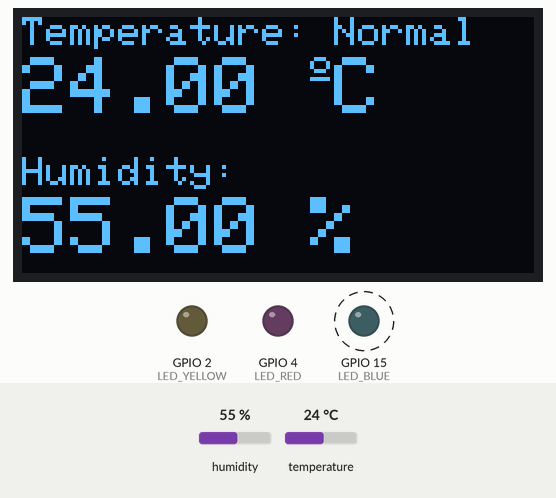
This program was run on a simulated ESP32. Shown: 128×64 one-colour display, output pins drawn as LEDs (lit = HIGH). Dashed ring = blinking. The test bench sets the inputs (shaded band); at power-on: temperature 24 °C, humidity 55 %.

Above: at 3.6 s.
3.7 s: temperature set to 39.1 °C
At 7.4 s:
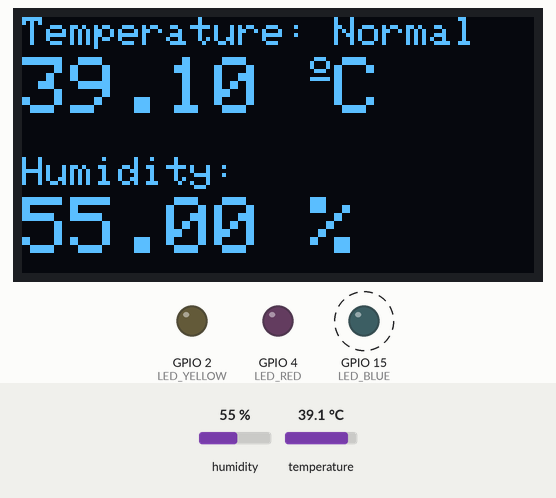
9.1 s: temperature set to 40.4 °C
At 10.5 s:
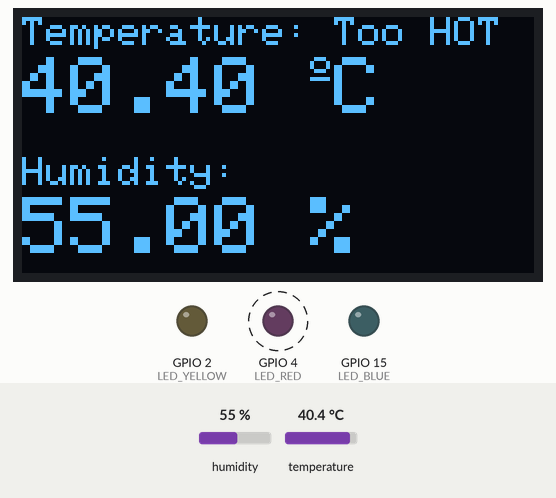
13.2 s: humidity set to 22 %
At 15.7 s:
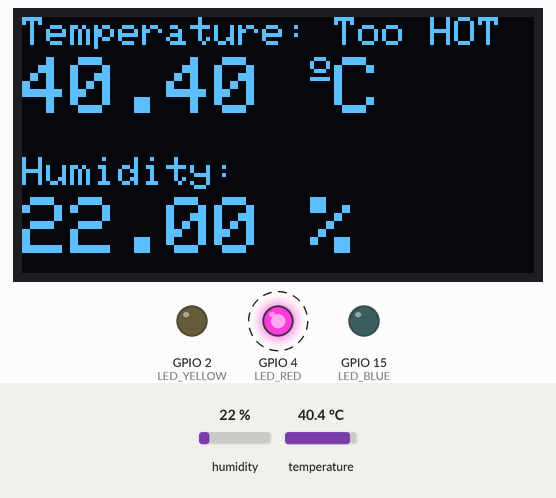
17.3 s: humidity set to 40 %
At 19.6 s:
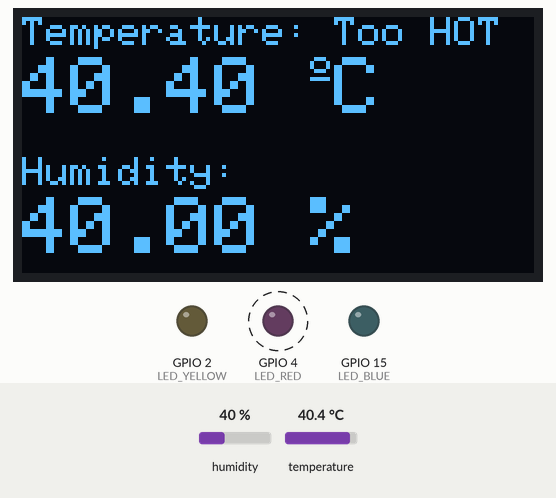
Timing chart, 0 to 22.4 s (numbered marks = the images above; inputs shaded):
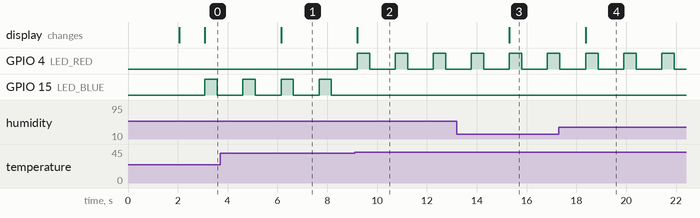

The program:

main.cpp
```cpp
#include <Arduino.h>
#include <Wire.h>
#include <Adafruit_GFX.h>
#include <Adafruit_SSD1306.h>
#include <Adafruit_Sensor.h>
#include <DHT.h>

#define SCREEN_WIDTH 128 // OLED width,  in pixels
#define SCREEN_HEIGHT 64 // OLED height, in pixels

#define OLED_SDA    13
#define OLED_SCL    12

#define DHTPIN      16     // Digital pin connected to the DHT sensor
#define DHTTYPE    DHT22   // DHT 22 (AM2302)

#define LED_BLUE    15
#define LED_YELLOW  2
#define LED_RED     4


// create an OLED display object connected to I2C

Adafruit_SSD1306 oled(SCREEN_WIDTH, SCREEN_HEIGHT, &Wire, -1);

DHT dht(DHTPIN, DHTTYPE);

String tempMessage;
bool ledState = false;
int8_t currentLED = LED_BLUE;

void setup() {
  // put your setup code here, to run once:
  Serial.begin(9600);//115200

  pinMode(LED_BLUE, OUTPUT);
  pinMode(LED_YELLOW, OUTPUT);
  pinMode(LED_RED, OUTPUT);

  digitalWrite(LED_BLUE, LOW);//OFF
  digitalWrite(LED_YELLOW, LOW);//OFF
  digitalWrite(LED_RED, LOW);//OFF

  dht.begin();

  TwoWire* _Wire = &Wire;
  _Wire->setPins(OLED_SDA, OLED_SCL);
  // initialize OLED display with I2C address 0x3C
  if (!oled.begin(SSD1306_SWITCHCAPVCC, 0x3C)) {
    Serial.println(F("failed to start SSD1306 OLED"));
    while (1);
  }


  delay(2000);         // wait two seconds for initializing
  oled.clearDisplay(); // clear display

  oled.setTextSize(2);         // set text size
  oled.setTextColor(WHITE);    // set text color
  oled.setCursor(0, 2);       // set position to display (x,y)
  oled.println("   IOT\n Welcome!"); // set text
  oled.display();              // display on OLED
}

void loop() {
  // put your main code here, to run repeatedly:
  delay(1000);
  float t = dht.readTemperature();
  float h = dht.readHumidity();
  if (isnan(h) || isnan(t)) {
    Serial.println("Failed to read from DHT sensor!");
  }
  oled.clearDisplay();

  tempMessage = String("Temperature: ");

  if (t < 0.0){
    tempMessage += "Too COOL";
    currentLED = LED_YELLOW;
  }
  else if (t < 40.0){
    tempMessage += "Normal";
    currentLED = LED_BLUE;
  }
  else {
    tempMessage += "Too HOT";
    currentLED = LED_RED;
  }

  oled.setTextSize(1);
  oled.setCursor(0,0);
  oled.print(tempMessage.c_str());
  oled.setTextSize(2);
  oled.setCursor(0,10);
  oled.print(t);
  oled.print(" ");
  oled.setTextSize(1);
  oled.cp437(true);
  oled.write(167);//*C
  oled.setTextSize(2);
  oled.print("C");

  oled.setTextSize(1);
  oled.setCursor(0, 35);
  oled.print("Humidity: ");
  oled.setTextSize(2);
  oled.setCursor(0, 45);
  oled.print(h);
  oled.print(" %");

  oled.display();

  digitalWrite(currentLED, HIGH);
  delay(500);
  digitalWrite(currentLED, LOW);
}
```

Measured:
- the behaviour switches between 39.9 and 40 °C on temperature (found by bisection; images 1 and 2)
- after the input at 3.7 s, the display: changes after 2.4 s (image 1)
- after the input at 9.1 s, GPIO 4 (LED_RED): alternates HIGH for 0.50 s and LOW for 1.0 s, starting after 0.10 s; GPIO 15 (LED_BLUE): stops changing and stays LOW; the display: changes after 0.10 s (image 2)
- after the input at 13.2 s, the display: changes after 2.1 s (image 3)
- after the input at 17.3 s, the display: changes after 1.1 s (image 4)
- by itself, GPIO 15 (LED_BLUE): alternates HIGH for 0.50 s and LOW for 1.0 s
